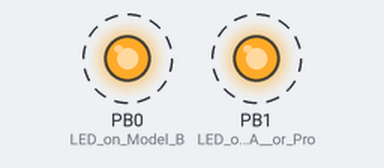
The sketch below on a simulated ATtiny85, built with avr-gcc and run on an emulated ATtiny85. Shown: output pins drawn as LEDs (lit = HIGH). Dashed ring = blinking.

Above: at 1.5 s.
Timing chart, 0 to 5.6 s (numbered marks = the images above):
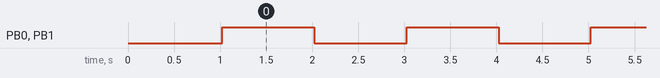

The sketch:

automatic_input_keyboard.ino
```cpp
// Digispark ATTINY85
// automatic_input_keyboard.ino
#include <DigiKeyboard.h>

#define KEY_DOWN  0x51
#define KEY_TAB   0x2B

// the setup routine runs once when you press reset:
void setup() {
  // initialize the digital pin as an output.
  pinMode(0, OUTPUT); //LED on Model B
  pinMode(1, OUTPUT); //LED on Model A  or Pro

  DigiKeyboard.sendKeyStroke(0);

  DigiKeyboard.sendKeyStroke(KEY_DOWN);   // Down Key
  DigiKeyboard.delay(1000);               // wait for a second
//  DigiKeyboard.print("input text");     // login ID
//  DigiKeyboard.sendKeyStroke(KEY_TAB);  // TAB Key
  DigiKeyboard.println("input text");     // login password
}

// the loop routine runs over and over again forever:
void loop() {
  DigiKeyboard.sendKeyStroke(0);

  digitalWrite(0, HIGH);   // turn the LED on (HIGH is the voltage level)
  digitalWrite(1, HIGH);
  DigiKeyboard.delay(1000);               // wait for a second
  digitalWrite(0, LOW);    // turn the LED off by making the voltage LOW
  digitalWrite(1, LOW);
  DigiKeyboard.delay(1000);               // wait for a second
}
```

Measured:
- by itself, PB0 (LED_on_Model_B), PB1 (LED_on_Model_A__or_Pro): alternates HIGH for 1.0 s and LOW for 1.0 s
